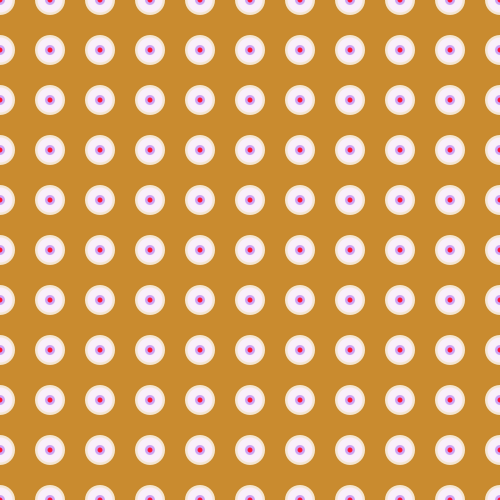
Frame 1 (no input)
Frame 60 (the mouse pressed at the canvas centre just before this capture): identical to frame 1, image omitted
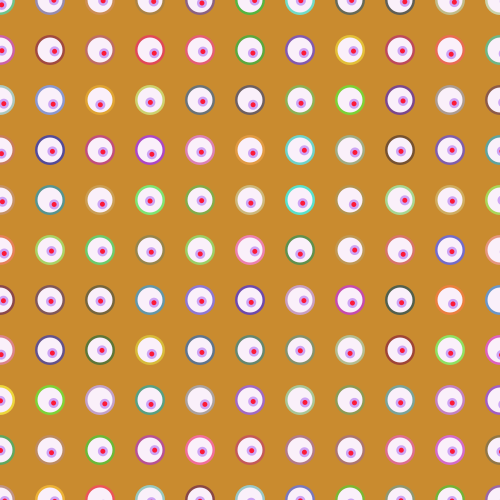
Frame 120 (the mouse held since frame 60 and released just before this capture)

The Processing sketch that drew these frames (run headless with seeded random() and noise(); from frame 60 on, the mouse is pressed at the canvas centre):

// Processing sketch: processing_113984
// ── processing_113984.pde

void setup(){
  size (500, 500);
  smooth();
  noStroke();
  
}
  
void draw(){
  background (201, 139, 47);
  
  float xPos;
  float yPos;
  float insideColor;

 
//loopty loop
for (int x = 0; x <= width; x += 50) {
for (int y = 0; y <= height; y+=50) {
  
  
  xPos = x + random(mouseX/50);
  yPos = y + random(mouseX/50);
  
  
    insideColor = map(mouseX, 0, 300, 300, 0);
    fill(random(insideColor, 255), random(insideColor, 255), random(insideColor, 255), 200);
    ellipse(x, y, 30, 30);
    noFill();
 
  fill(250, 240, 250);
  ellipse(x, y, 25, 25);
 

  fill (205, 164, 244);
  ellipse(xPos, yPos, 10, 10);
  

  fill(252, 25, 56);
  ellipse(xPos, yPos, 5, 5);

  //fill (71, 51, 188);

}
}
}
